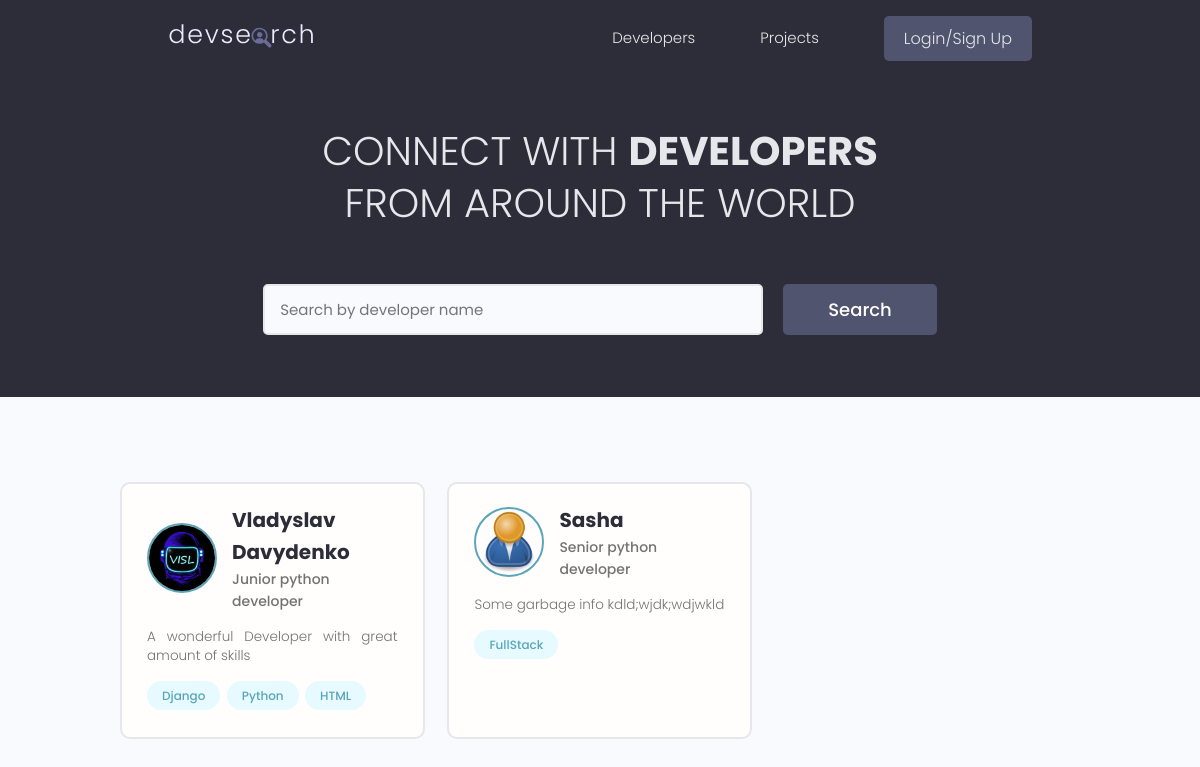
The page / on the database its author committed.
### users/models.py (models this page shows, shortened)
class Profile(models.Model):
    user = models.OneToOneField(User, on_delete=models.CASCADE, null=True, blank=True)
    name = models.CharField(max_length=200, blank=True, null=True)
    email = models.EmailField(max_length=500, blank=True, null=True)
    username = models.CharField(max_length=200, blank=True, null=True)
    location = models.CharField(max_length=200, blank=True, null=True)
    short_intro = models.CharField(max_length=200, blank=True, null=True)
    bio = models.TextField(blank=True, null=True)
    profile_image = models.ImageField(null = True, blank=True, upload_to='profiles/', default= 'profiles/user-default.png')
    social_github = models.CharField(max_length=200, blank=True, null=True)
    social_stackoverflow = models.CharField(max_length=200, blank=True, null=True)
    social_twitter = models.CharField(max_length=200, blank=True, null=True)
    social_linkedin = models.CharField(max_length=200, blank=True, null=True)
    social_website = models.CharField(max_length=200, blank=True, null=True)
    id = models.UUIDField(default=uuid.uuid4, unique=True, primary_key=True, editable=False)

class Skill(models.Model):
    owner = models.ForeignKey(Profile, on_delete=models.CASCADE, null=True, blank=True)
    name = models.CharField(max_length=200, blank=True, null=True)
    description = models.TextField(blank=True, null=True)
    created = models.DateTimeField(auto_now_add=True)
    id = models.UUIDField(default=uuid.uuid4, unique=True, primary_key=True, editable=False)
    def __str__(self):
        return str(self.name)

### users/views.py (the view)
# urls.py: path('', views.profiles, name='profiles'),
def profiles(request):
    profiles, search_query = searchProfiles(request)
    custom_range, profiles = paginateProfiles(request, profiles, 6)
    context = {'profiles': profiles,  'search_query': search_query, 'custome_range': custom_range}
    return render(request, 'users/profiles.html', context)

### users/utils.py (called while the page is built)
def paginateProfiles(request, profiles, results):
    page = request.GET.get('page')
    paginator = Paginator(profiles, results)
    try:
        profiles = paginator.page(page)
    except PageNotAnInteger:
        page = 1
        profiles = paginator.page(page)
    except EmptyPage:
        page = paginator.num_pages
        profiles = paginator.page(page)
    leftIndex = (int(page) - 4)
    if leftIndex < 1:
        leftIndex = 1
    rightIndex = (int(page) + 5)
    if rightIndex > paginator.num_pages:
        rightIndex = paginator.num_pages + 1
    custom_range = range(leftIndex, rightIndex)
    return custom_range, profiles

def searchProfiles(request):
    search_query = ''
    if request.GET.get('search_query'):
        search_query = request.GET.get('search_query')
    skills = Skill.objects.filter(name__icontains=search_query)
    profiles = Profile.objects.distinct().filter(
        Q(name__icontains=search_query) |
        Q(short_intro__icontains=search_query)|
        Q(skill__in=skills)
        )
    return profiles, search_query

### users/templates/users/profiles.html (shortened to what this page needs)
{% extends 'main.html' %}
{% block content%}
<main class="home">
    <section class="hero-section text-center">
      <div class="container container--narrow">
        <div class="hero-section__box">
          <h2>CONNECT WITH <span>DEVELOPERS</span></h2>
          <h2>FROM AROUND THE WORLD</h2>
        </div>
        <div class="hero-section__search">
          <form id="searchForm" class="form" action="{% url 'profiles' %}" method="get">
            <div class="form__field">
              <input class="input input--text" id="formInput#search" type="text" name="search_query"
                value="{{search_query}}" placeholder="Search by developer name" />
            </div>
            <input class="btn btn--sub btn--lg" type="submit" value="Search" />
          </form>
        </div>
      </div>
    </section>
    <section class="devlist">
      <div class="container">
        <div class="grid grid--three">
          {% for profile in profiles %}
          <div class="column card">
            <div class="dev">
              <a href="{% url 'user-profile' profile.id %}" class="card__body">
                <div class="dev__profile">
                  <img class="avatar avatar--md" src="{{profile.profile_image.url}}" alt="image" />
                  <div class="dev__meta">
                    <h3>{{profile.name}}</h3>
                    <h5>{{profile.short_intro|slice:"150"}}</h5>
                  </div>
                </div>
                <p class="dev__info">{{profile.bio|slice:"150"}}</p>
                <div class="dev__skills">
                  {% for skill in profile.skill_set.all|slice:"5"%}
                  <span class="tag tag--pill tag--main">
                    <small>{{skill}}</small>
                  </span>
                  {% endfor %}
                </div>
              </a>
            </div>
          </div>
          {% endfor %}
        </div>
      </div>
    </section>
  </main>
{% endblock content %}

### static/styles/app.css (style rules this page uses)
:root { --color-sub: #2d2d39; }
.btn--sub { background-color: var(--color-sub-light); }
.card { border: 2px solid var(--color-light); }
img { width: 100%; }
.hero-section { height: 40vh; display: flex; align-items: center; background-color: var(--color-sub); }
.hero-section__box { margin-bottom: 4rem; }
.hero-section__box > h2, .hero-section__box > h2 > span { font-size: 4rem; color: var(--color-light); line-height: 1.3; text-transform: uppercase; }
.hero-section__box > h2 { font-weight: 300; }
.hero-section__box > h2 > span { font-weight: 700; }
.hero-section__search > .form { display: flex; align-items: center; justify-content: center; gap: 2rem; }
.hero-section__search > .form input.input--text { width: 50rem; }
.devlist { margin-top: 8rem; }
.devlist .grid { align-items: stretch; }
.devlist .dev .dev__profile { display: flex; align-items: center; gap: 1.5rem; }
.devlist .dev .dev__meta h3 { color: var(--color-sub); font-size: 2rem; font-weight: 700; }
.devlist .dev .dev__meta h5 { color: var(--color-text); font-size: 1.4rem; font-weight: 500; }
.devlist .dev .dev__info { margin: 1.5rem 0; font-size: 1.35rem; line-height: 1.4; text-align: justify; }

### static/uikit/styles/modules/_variables.css (style rules this page uses)
:root { --color-main: #5aa5b9; --color-main-light: #e6faff; --color-sub: #3f4156; --color-sub-light: #51546e; --color-sub-lighter: #ededfd; --color-text: #737373; --color-gray: #8b8b8b; --color-light: #e5e7eb; --color-light-gray: #767676; --color-bg: #f8fafd; --color-white: #fffefd; --color-white-light: #f3f3f3; --color-success: #359e64; --color-success-bg: #def8e8; --color-error: #fc4b0b; --color-error-bg: #fff2ee; --font-base: 'Poppins', arial, helvetica, 'Segoe UI', roboto, ubuntu, sans-serif; --font-monospace: 'Fira Code', 'Courier New', courier, monospace; --font-regular: 300; --font-medium: 500; --font-bold: 700; --generic-shadow: 1px 1px 5px #00000010; --generic-transition: all 0.3s ease-in-out; }

### static/uikit/styles/modules/_base.css (style rules this page uses)
* { margin: 0; padding: 0; box-sizing: border-box; text-rendering: optimizeLegibility; color: inherit; font-size: inherit; }
html { font-size: 50%; }
@media only screen and (min-width: 480px) { html { font-size: 56.25%; } }
@media only screen and (min-width: 1200px) { html { font-size: 62.5%; } }
body { line-height: 1.6; font-weight: 400; font-size: 1.5rem; color: var(--color-text); background-color: var(--color-bg); min-height: 100vh; }

### static/uikit/styles/modules/_typography.css (style rules this page uses)
* { font-family: var(--font-base); }
h2 { font-size: 3.6rem; font-weight: var(--font-bold); }
h3 { font-size: 3.2rem; font-weight: var(--font-medium); }
h5 { font-size: 2.4rem; font-weight: var(--font-medium); }
h5, h6 { font-weight: var(--font-regular); }
p, span, strong { font-size: 1.6rem; color: var(--color-text); font-weight: var(--font-regular); }
a { padding-bottom: 2px; text-decoration: none; display: inline-block; color: var(--color-main); font-weight: var(--font-medium); }

### static/uikit/styles/modules/_utilities.css (style rules this page uses)
.container { width: 92%; max-width: 165rem; margin: 0 auto; box-sizing: border-box; }
.container--narrow { width: 92%; max-width: 120rem; }
@media screen and (min-width: 1000px) { .container { width: 90%; } }
@media screen and (min-width: 1000px) { .container--narrow { width: 85%; } }
@media screen and (min-width: 1200px) { .container { width: 80%; } }
@media screen and (min-width: 1200px) { .container--narrow { width: 72%; } }
.text-center { text-align: center; }

### static/uikit/styles/modules/_avatar.css (style rules this page uses)
.avatar { border-radius: 50%; border: 2px solid var(--color-main); object-fit: cover; }
.avatar--md { height: 7rem; width: 7rem; }

### static/uikit/styles/modules/_button.css (style rules this page uses)
.btn { display: inline-block; position: relative; cursor: pointer; background-color: var(--color-light); font-weight: var(--font-medium); color: var(--color-sub); text-decoration: none; padding: 1rem 2rem; border-radius: 0.5rem; border: none; width: -webkit-fit-content; width: -moz-fit-content; width: fit-content; height: -webkit-fit-content; height: -moz-fit-content; height: fit-content; font-size: 1.6rem; outline-width: 0; outline-color: transparent; -webkit-backface-visibility: hidden; backface-visibility: hidden; transition: all 0.3s ease-in-out; }
.btn--sub { background-color: var(--color-sub); color: var(--color-white); }
.btn--lg { font-size: 1.8rem; padding: 1.2rem 4.5rem; }

### static/uikit/styles/modules/_card.css (style rules this page uses)
.card { border-radius: 1rem; background-color: var(--color-white); border: 1.5px solid var(--color-light); width: auto; height: auto; margin-top: 0.5rem; margin-bottom: 0.5rem; overflow: hidden; }
.card__body, .card__header { padding: 2rem 2.5rem; }

### rows shown on the page
Profile: profile_image (picture), name "Vladyslav Davydenko", short_intro "Junior python developer", bio "A wonderful Developer with great amount of skills"
Skill: name "Django"
Skill: name "Python"
Skill: name "HTML"
Profile: profile_image (placeholder picture), name "Sasha", short_intro "Senior python developer", bio "Some garbage info kdld;wjdk;wdjwkld"
Skill: name "FullStack"
